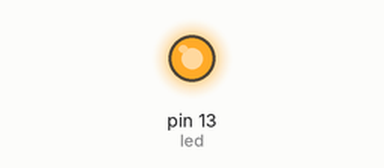
Simulated run of this sketch. Board: Arduino Uno, built with avr-gcc and run on an emulated ATmega328P. Shown: output pins drawn as LEDs (lit = HIGH). Random numbers use the default seed unless the sketch sets one.

Above: at 0.1 s.
At 37.8 s:
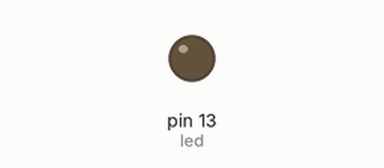
Timing chart, 0 to 40.0 s (numbered marks = the images above):
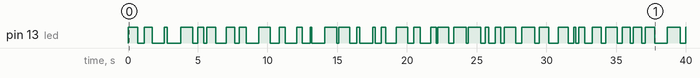

Measured:
- by itself, pin 13 (led): LOW → HIGH at 0.00 s, → LOW 0.71 s later, → HIGH 0.45 s later, → LOW 0.57 s later, … (75 changes in this stretch)

The sketch:

RandomBlink.ino
```cpp
/*
  Turns pin 13 on and off for a random amount of time
*/

// Pin 13 has an LED connected on most Arduino boards.
// give it a name:
int led = 13;

// the setup routine runs once when you press reset:
void setup() {
  // initialize the digital pin as an output.
  pinMode(led, OUTPUT);
}

// the loop routine runs over and over again forever:
void loop() {
  digitalWrite(led, HIGH);   // turn the LED on (HIGH is the voltage level)
  delay(random(100, 1000));  // wait for a random period of time in miliseconds
  digitalWrite(led, LOW);    // turn the LED off by making the voltage LOW
  delay(random(100, 1000));  // wait for a random period of time in miliseconds
}
```
